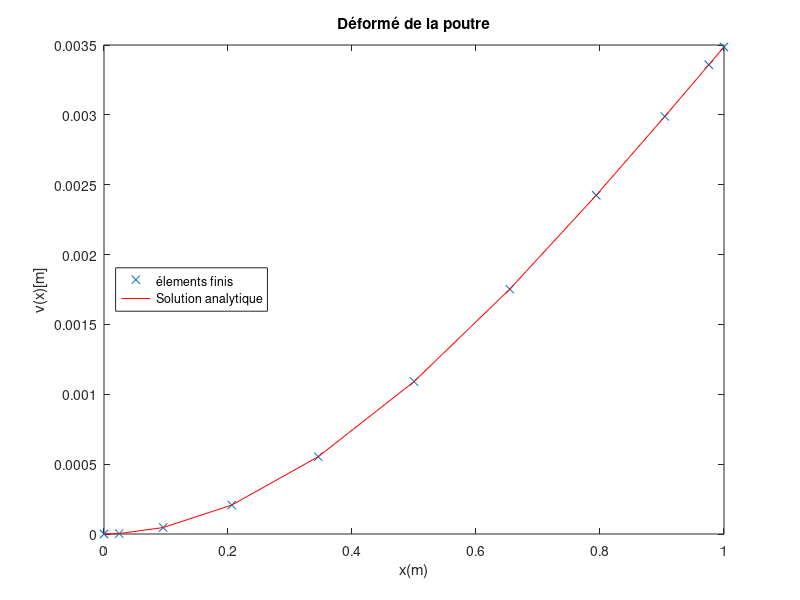
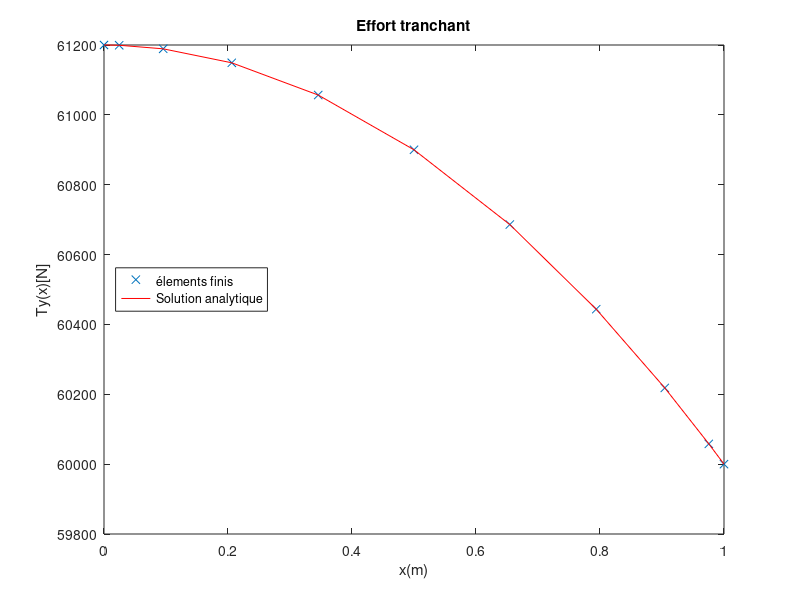
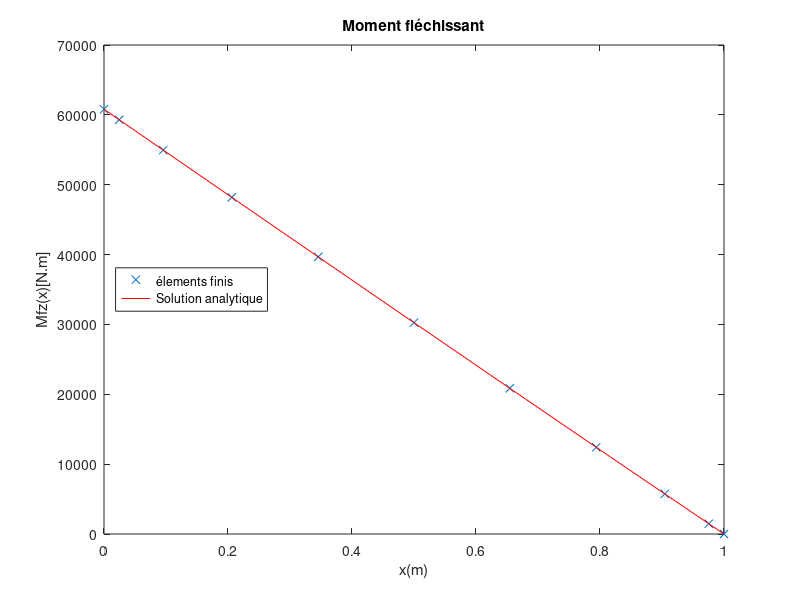

The MATLAB source for these figures, in order:
clear
clc
function E = Ee(x1,x2,n) %retourner n valeur de E sur entre x1 et x2
  h=x2-x1;
  x=x1:h/n:x2;
  for i=1:n+1
    E(i)=200e9; %expression de E
  end
endfunction

function Igz = Igze(x1,x2,n) %retourner n valeur de Igz sur entre x1 et x2
  h=x2 - x1;
  x=x1:h/n:x2;
  for i=1:n+1
    Igz(i)=29e-6; %expression de Igz
  end
endfunction

function q = qe(x1,x2,n) %retourner n valeur de q sur entre x1 et x2
  h=x2-x1;
  x=x1:h/n:x2;
  for i=1:n+1
    q(i)=2400*x(i); %expression de q
  end
endfunction

function Ke = Kele(x1,x2)
  he= x2 - x1; %longeur de l'element 
  n=1000; %nombre de valeurs des fonctions (precision) 
  x=0:he/n:he; % x bar
  %calculer les dérivées secondes des fonctions de forme d'Hermite P3
  for i=1:n+1
    psi_sec(1,i)=-6/(he*he)+12*x(i)/(he*he*he);
    psi_sec(2,i)=-4/he+6*x(i)/(he*he);
    psi_sec(3,i)=6/(he*he)-12*x(i)/(he*he*he);
    psi_sec(4,i)=-2/he+6*x(i)/(he*he);
  end
  E=Ee(x1,x2,n); %obtenir les valeurs de E
  Igz=Igze(x1,x2,n); %obtenir les valeurs de Igz
  %calculer les élements de la matrice Ke
  for i=1:4
    for j=i:4
      Ke(i,j)=trapz(x, E.*Igz.*psi_sec(i,:).*psi_sec(j,:));
      %utiliser le faite que Ke est symetrique pour reduire le nbr d'itérations 
      Ke(j,i)=Ke(i,j); 
    end
  end
endfunction

function Fe = Fele(x1,x2)
  he= x2 - x1; %longeur de l'element 
  n=1000; %nombre de valeurs des fonctions (precision) 
  x=0:he/n:he; % x bar
  %calculer les fonctions de forme d'Hermite P3
  for i=1:n+1
    psi(1,i)=1-3*x(i).*x(i)./(he*he)+2*x(i).*x(i).*x(i)./(he*he*he);
    psi(2,i)=x(i)-2*x(i).*x(i)./he+x(i).*x(i).*x(i)./(he*he);
    psi(3,i)=3*x(i).*x(i)./(he*he)-2*x(i).*x(i).*x(i)./(he*he*he);
    psi(4,i)=-x(i).*x(i)./he+x(i).*x(i).*x(i)./(he*he);
  end
  q=qe(x1,x2,n); %obtenir les valeurs de q
  %calculer les élements du vecteur Fe
  for i=1:4
    Fe(i,1)=trapz(x,q.*psi(i,:));
  end
endfunction

function K = assK(maill) %Assemblage de la matrice de rigidité
  nh=length(maill)-1; %nbt d'elements
  K=zeros(2*nh+2,2*nh+2);
  for i=1:nh 
    K(2*i-1:2*i+2,2*i-1:2*i+2)=K(2*i-1:2*i+2,2*i-1:2*i+2)+Kele(maill(i),maill(i+1));
  end
endfunction

function F = assF(maill) %Assemblage du vecteur force
  nh=length(maill)-1; %nbt d'elements
  F=zeros(2*nh+2,1);
  for i=1:nh
    F(2*i-1:2*i+2,1)=F(2*i-1:2*i+2,1)+Fele(maill(i),maill(i+1));
  end
endfunction

%---Résolution----%
n=10; %nbr d'elements finis
L=1; %longeur de la poutre
f0= 60000; %force appliquée à l'extremité de la poutre
%preparation des vecteur U et Q et application des condition au limites
U=zeros(2*n+2,1);
Q=zeros(2*n+2,1);
Q(2*n+1,1)=f0;

mail=2; %selectionner le maillage
if mail==1 
  m=0:1/n:L; % maillage 1 
else
  j=1:n+1;
  m= L/2 * (1 - cos(pi*(j-1)/n)); % maillage 2
endif
%préparation de la matrice de rigidité et du vecteur force
K=assK(m);
F=assF(m);
%resolution du systeme [K]*U=F+Q
U(3:2*n+2,1)=K(3:2*n+2,3:2*n+2)\(F(3:2*n+2,1)+Q(3:2*n+2,1));
Q(1:2)=K(1:2,1:4)*U(1:4)-F(1:2);
%Regroupement de la déformée
for i=1:n+1
  Vef(i)=U(2*i-1);
end
for i=1:n+1
  Van(i)=f0*m(i)^2 * (3*L-m(i)) /(6*200e9*29e-6) + 2400* L^4 * (20*m(i)^2/L^2-10*m(i)^3/L^3+m(i)^5/L^5)/(120*200e9*29e-6);
end
%traçage
figure (1);
plot(m,Vef,'x',m,Van,'r')
title ("Déformé de la poutre");
xlabel("x(m)");ylabel("v(x)[m]");
legend ("élements finis", "Solution analytique","location","west");
%construction du vecteur Qe des variables secondaires
Qe=zeros(4*n,1);
Qe(1:2)=Q(1:2);
for i=2:n
  Qe(4*i-3:4*i) = Kele(m(i),m(i+1))*U(2*i-1:2*i+2) - Fele(m(i),m(i+1));
end
Qe(3)=-Qe(5);Qe(4)=-Qe(6);
%Regroupement des efforts
Tef(1)=-Qe(1);
for i=2:n+1
  Tef(i)=Qe(4*i-5);
end
%solution analytique
for i=1:n+1
  Tan(i)=f0+2400*(1-m(i)^2/L^2)/2;
end
%traçage
figure (2);
plot(m,Tef,'x',m,Tan,'r')
title ("Effort tranchant");
xlabel("x(m)");ylabel("Ty(x)[N]");
legend ("élements finis", "Solution analytique","location","west");
%Regroupement des moments
Mef(1)=-Qe(2);
for i=2:n+1
  Mef(i)=Qe(4*i-4);
end
%solution analytique
for i=1:n+1
  Man(i)=f0*(L-m(i))+2400*L^2*(2-3*m(i)/L+m(i)^3/L^3)/6;
end
%traçage
figure (3);
plot(m,Mef,'x',m,Man,'r')
title ("Moment fléchissant");
xlabel("x(m)");ylabel("Mfz(x)[N.m]");
legend ("élements finis", "Solution analytique","location","west");
